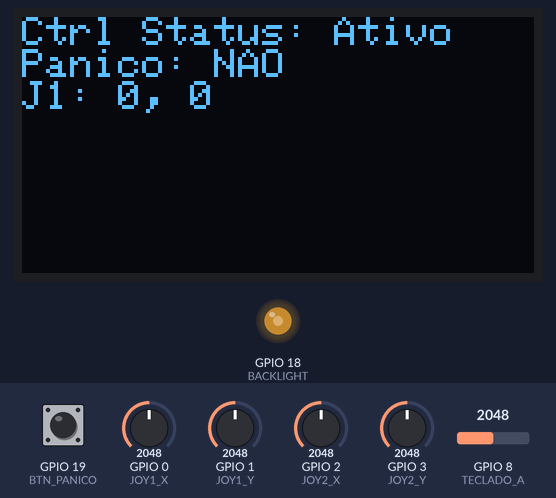
Bench run of a sketch on a simulated ESP32-C3. Shown: 128×64 one-colour display, output pins drawn as LEDs (lit = HIGH). Inputs (shaded band) come from the test bench; at power-on: GPIO 0 (JOY1_X) = 2048, GPIO 19 (BTN_PANICO) HIGH, GPIO 1 (JOY1_Y) = 2048, GPIO 2 (JOY2_X) = 2048, GPIO 3 (JOY2_Y) = 2048, GPIO 8 (TECLADO_A) = 2048.

Above: at 1.2 s.
1.3 s: GPIO 0 (JOY1_X) set to 2167
3.5 s: GPIO 0 (JOY1_X) set to 2265
At 4.9 s:
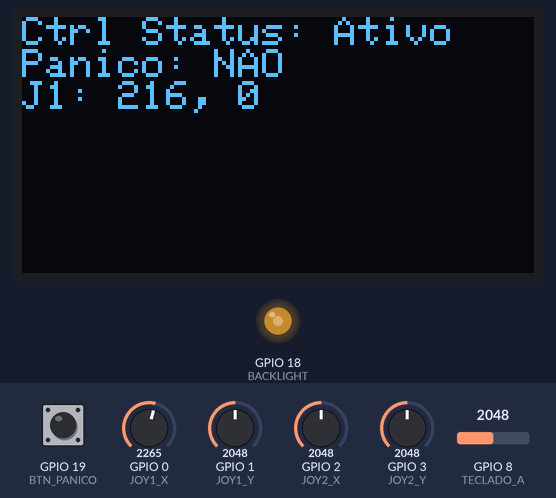
5.9 s: GPIO 19 (BTN_PANICO) pulled LOW for 0.15 s
At 6.02 s:
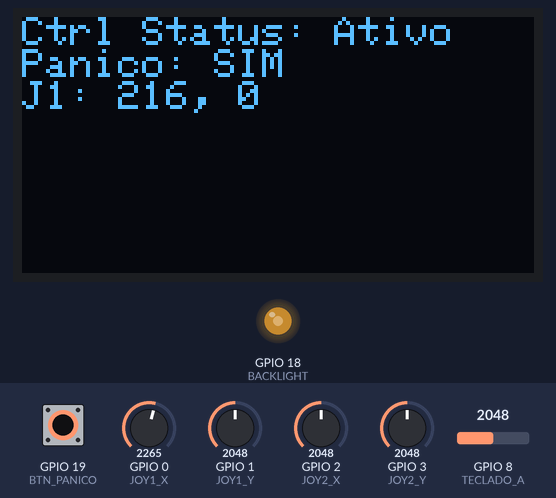
7.6 s: GPIO 1 (JOY1_Y) set to 460
At 9.25 s:
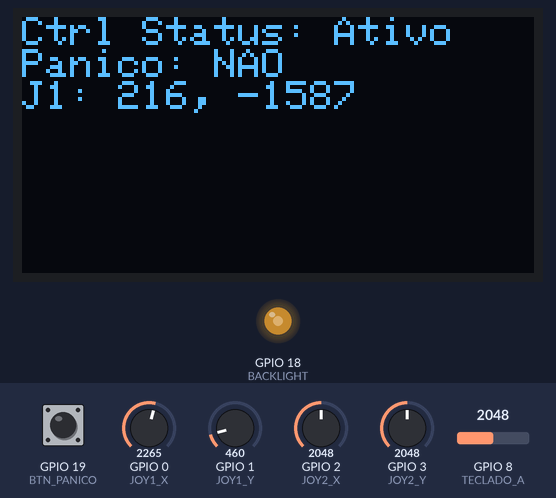
9.4 s: GPIO 19 (BTN_PANICO) pulled LOW for 1 s
At 10.1 s:
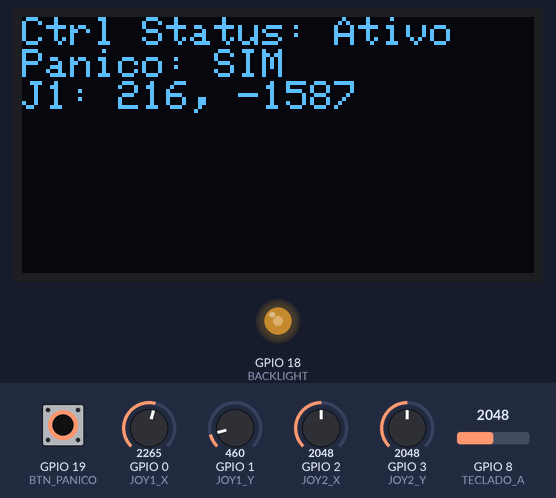
11.9 s: GPIO 1 (JOY1_Y) set to 540
At 14.1 s:
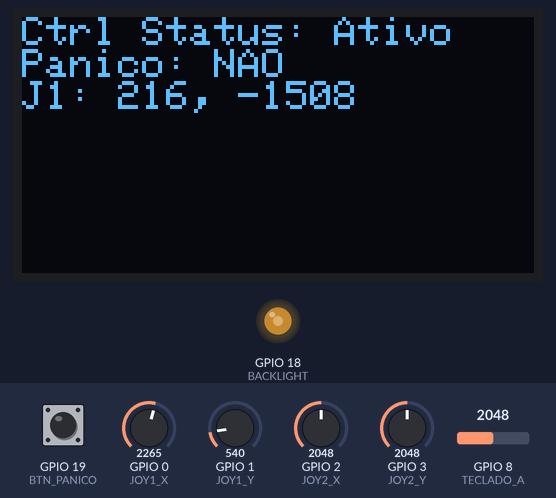
Timing chart, 0 to 14.7 s (numbered marks = the images above; inputs shaded):
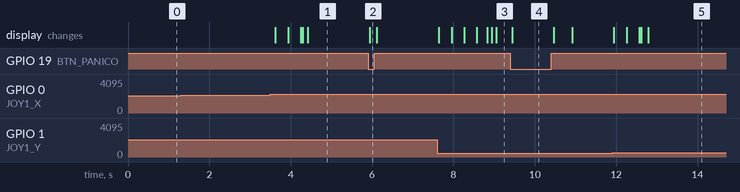

The sketch:

RF_Controler.ino
```cpp
#include <Arduino.h>
#include <Wire.h>
#include <Adafruit_GFX.h>
#include <Adafruit_SSD1306.h>
#include <esp_now.h>
#include <WiFi.h>

// ---- MAPEAMENTO DE PINOS - ESP32-C3 MINI ----
#define JOY1_X     0
#define JOY1_Y     1
#define JOY2_X     2
#define JOY2_Y     3
#define TX_CABO    6  // Comunicação serial de backup (fio)
#define RX_CABO    7
#define TECLADO_A  8  // Escada de resistores (Múltiplas funções)
#define BACKLIGHT 18  // Controle de iluminação do display (+ / -)
#define BTN_PANICO 19 // Botão pânico físico direto (Segurança máxima)

// ---- CONFIGURAÇÃO DO DISPLAY LOCAL ----
#define SCREEN_WIDTH 128
#define SCREEN_HEIGHT 64
Adafruit_SSD1306 displayLocal(SCREEN_WIDTH, SCREEN_HEIGHT, &Wire, -1);

// ---- ESTRUTURA DE DADOS DE TRANSMISSÃO ----
typedef struct struct_mensagem {
    int j1_x; int j1_y;
    int j2_x; int j2_y;
    byte botoes; // Estado dos botões decodificados por resistores
    bool panico;
} struct_mensagem;

struct_mensagem dadosControle;
uint8_t macTanque[] = {0xAA, 0xBB, 0xCC, 0xDD, 0xEE, 0xFF}; // Substituir pelo MAC real do DevKit

// Variáveis de Filtro de Estabilização (EIR)
float fJ1X = 2048, fJ1Y = 2048, fJ2X = 2048, fJ2Y = 2048;
const float alfa = 0.25;

// Sistema de monitoramento do Backlight
int nivelBrilho = 128;

void setup() {
    Serial.begin(115200);
    Serial1.begin(115200, SERIAL_8N1, RX_CABO, TX_CABO); // Comunicação via hardware (cabo)

    pinMode(BTN_PANICO, INPUT_PULLUP);
    pinMode(BACKLIGHT, OUTPUT);
    analogWrite(BACKLIGHT, nivelBrilho);

    // Inicializa I2C nos pinos internos padrão do C3 Mini
    Wire.begin(4, 5);
    if(!displayLocal.begin(SSD1306_SWITCHCAPVCC, 0x3C)) {
        Serial.println("Erro display OLED local!");
    }
    displayLocal.clearDisplay();
    displayLocal.setTextSize(1);
    displayLocal.setTextColor(WHITE);

    // Inicialização da comunicação Wireless (ESP-NOW)
    WiFi.mode(WIFI_STA);
    if (esp_now_init() != ESP_OK) {
        Serial.println("Erro ao inicializar ESP-NOW");
    }

    // Registra o receptor (Tanque DevKit)
    esp_now_peer_info_t peerInfo;
    memcpy(peerInfo.peer_addr, macTanque, 6);
    peerInfo.channel = 0;
    peerInfo.encrypt = false;
    esp_now_add_peer(&peerInfo);
}

void loop() {
    // 1. Leituras Analógicas Suavizadas (Evita flutuações e comandos brutos)
    fJ1X = (analogRead(JOY1_X) * alfa) + (fJ1X * (1.0 - alfa));
    fJ1Y = (analogRead(JOY1_Y) * alfa) + (fJ1Y * (1.0 - alfa));
    fJ2X = (analogRead(JOY2_X) * alfa) + (fJ2X * (1.0 - alfa));
    fJ2Y = (analogRead(JOY2_Y) * alfa) + (fJ2Y * (1.0 - alfa));

    dadosControle.j1_x = fJ1X - 2048;
    dadosControle.j1_y = fJ1Y - 2048;
    dadosControle.j2_x = fJ2X - 2048;
    dadosControle.j2_y = fJ2Y - 2048;

    // Zona Morta
    if(abs(dadosControle.j1_x) < 150) dadosControle.j1_x = 0;
    if(abs(dadosControle.j1_y) < 150) dadosControle.j1_y = 0;
    if(abs(dadosControle.j2_x) < 150) dadosControle.j2_x = 0;
    if(abs(dadosControle.j2_y) < 150) dadosControle.j2_y = 0;

    // 2. Decodificação do Teclado de Resistores (Pino 8)
    int valorTeclado = analogRead(TECLADO_A);
    dadosControle.botoes = 0; // Reseta estados
    if(valorTeclado > 500 && valorTeclado < 1000)   dadosControle.botoes = 1; // Seta Cima / Abrir Garra
    if(valorTeclado > 1000 && valorTeclado < 1500)  dadosControle.botoes = 2; // Seta Baixo / Fechar Garra
    if(valorTeclado > 1500 && valorTeclado < 2500)  dadosControle.botoes = 3; // Menu / Liga Display

    // 3. Verificação do Botão de Pânico Físico (Pino 19)
    dadosControle.panico = (digitalRead(BTN_PANICO) == LOW);

    // Ajuste dinâmico de brilho via hardware auxiliar (Pino 18)
    if(digitalRead(18) == LOW) {
        nivelBrilho = (nivelBrilho + 32) > 255 ? 32 : nivelBrilho + 32;
        analogWrite(BACKLIGHT, nivelBrilho);
        delay(200);
    }

    // 4. Envio Simultâneo (Wireless + Backup Físico por Cabo)
    esp_now_send(macTanque, (uint8_t *) &dadosControle, sizeof(dadosControle));

    Serial1.print("<");
    Serial1.printf("%d,%d,%d,%d,%d,%d", dadosControle.j1_x, dadosControle.j1_y, dadosControle.j2_x, dadosControle.j2_y, dadosControle.botoes, dadosControle.panico);
    Serial1.println(">");

    // Atualização do Display OLED Local do Controle
    displayLocal.clearDisplay();
    displayLocal.setCursor(0,0);
    displayLocal.printf("Ctrl Status: Ativo\nPanico: %s\nJ1: %d, %d", dadosControle.panico ? "SIM" : "NAO", dadosControle.j1_x, dadosControle.j1_y);
    displayLocal.display();

    delay(30); // Ciclo estável de transmissão
}
```

Measured:
- the behaviour switches between 2198 and 2199 on GPIO 0 (JOY1_X) (found by bisection; images 0 and 1)
- after the input at 1.3 s, every drawn part: stays the same
- after the input at 3.5 s, the display: first changes after 0.12 s (image 1 shows a later state)
- after the input at 5.9 s, the display: changes at once (image 2)
- after the input at 7.6 s, the display: first changes at once (image 3 shows a later state)
- after the input at 9.4 s, the display: changes after 0.05 s (image 4)
- after the input at 11.9 s, the display: first changes at once (image 5 shows a later state)
